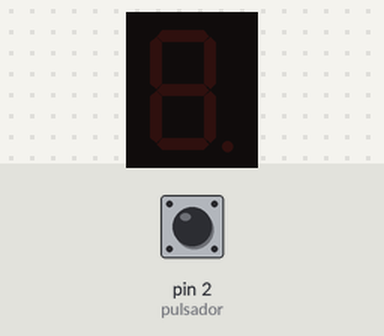
Simulated run of this sketch. Board: Arduino Mega 2560, built with avr-gcc and run on an emulated ATmega2560. Parts: 1-digit seven-segment display. Wiring (inferred from the names in the program): 1-digit 7-segment display, segments lit when HIGH: segments pin 25, pin 27, pin 31, pin 33, pin 37, pin 39, pin 43, pin 45. The test bench sets the inputs (shaded band); at power-on: pin 2 (pulsador) LOW. The segment pins are drawn as the display they are named for.

Above: at 2.8 s.
2.9 s: pin 2 (pulsador) pulled HIGH for 1.2 s
At 4.8 s:
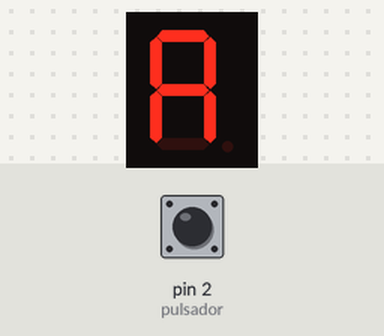
At 6.8 s:
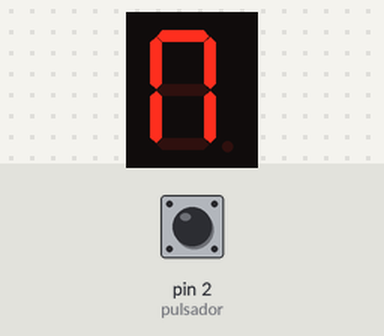
12.3 s: pin 2 (pulsador) pulled HIGH for 3.2 s
At 17.0 s:
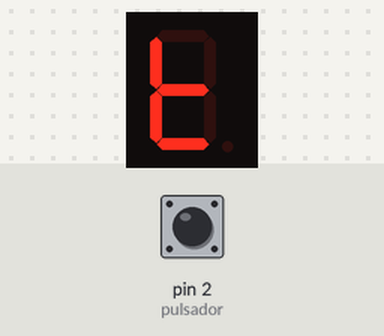
Timing chart, 0 to 18.5 s (numbered marks = the images above; inputs shaded):
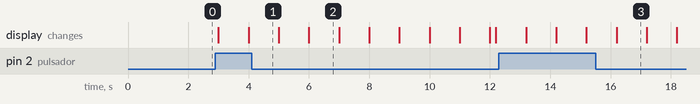

The sketch:

batman_con_pulsador.ino
```cpp
byte a = 25;
byte b = 27;
byte c = 31;
byte d = 33;
byte e = 37;
byte f = 39;
byte g = 43;
byte h = 45;
int t = 1000;
byte pulsador = 2;

void setup()
{
pinMode (pulsador,INPUT);
pinMode (a, OUTPUT);
pinMode (b, OUTPUT);
pinMode (c, OUTPUT);
pinMode (d, OUTPUT);
pinMode (e, OUTPUT);
pinMode (f, OUTPUT);
pinMode (g, OUTPUT);
pinMode (h, OUTPUT);
}
void loop()
{
   if (digitalRead (pulsador)== HIGH)
  {
  B();
  delay (t);
  A();
  delay (t);
  T();
  delay (t);
  M();
  delay (t);
  A();
  delay (t);
  N();
  delay (t);
  nada ();
  delay (t);
  dos();
  delay (t);
  cero();
  delay (t);
  nada();
  delay (200);
  cero();
  delay (t);
  uno();
  delay (t);
  }
else
  {
nada ();
delay(t);
  }

//------numeros-------

}
void nada ()
{
//numero "-"
 digitalWrite(a,0);
 digitalWrite(b,0);
 digitalWrite(c,0);
 digitalWrite(d,0);
 digitalWrite(e,0);
 digitalWrite(f,0);
 digitalWrite(g,0);
 digitalWrite(h,0);
}
void cero ()
{
//numero "0"
 digitalWrite(a,1);
 digitalWrite(b,1);
 digitalWrite(c,1);
 digitalWrite(d,1);
 digitalWrite(e,1);
 digitalWrite(f,1);
 digitalWrite(g,0);
 digitalWrite(h,0);
}

void uno ()
{
  //numero "1"
 digitalWrite(a,0);
 digitalWrite(b,1);
 digitalWrite(c,1);
 digitalWrite(d,0);
 digitalWrite(e,0);
 digitalWrite(f,0);
 digitalWrite(g,0);
 digitalWrite(h,0);
}

void dos  ()
{
   //numero "2"
 digitalWrite(a,1);
 digitalWrite(b,1);
 digitalWrite(c,0);
 digitalWrite(d,1);
 digitalWrite(e,1);
 digitalWrite(f,0);
 digitalWrite(g,1);
 digitalWrite(h,0);
}

void tres ()
{
 //numero "3"
 digitalWrite(a,1);
 digitalWrite(b,1);
 digitalWrite(c,1);
 digitalWrite(d,1);
 digitalWrite(e,0);
 digitalWrite(f,0);
 digitalWrite(g,1);
 digitalWrite(h,0);
}
void cuatro  ()
{
  //numero "4"
 digitalWrite(a,0);
 digitalWrite(b,1);
 digitalWrite(c,1);
 digitalWrite(d,0);
 digitalWrite(e,0);
 digitalWrite(f,1);
 digitalWrite(g,1);
 digitalWrite(h,0);
}
void cinco ()
{
   //numero "5"
 digitalWrite(a,1);
 digitalWrite(b,0);
 digitalWrite(c,1);
 digitalWrite(d,1);
 digitalWrite(e,0);
 digitalWrite(f,1);
 digitalWrite(g,1);
 digitalWrite(h,0);
}
void seis ()
{
  //numero "6"
 digitalWrite(a,1);
 digitalWrite(b,0);
 digitalWrite(c,1);
 digitalWrite(d,1);
 digitalWrite(e,1);
 digitalWrite(f,1);
 digitalWrite(g,1);
 digitalWrite(h,0);
}
void siete ()
{
   //numero "7"
 digitalWrite(a,1);
 digitalWrite(b,1);
 digitalWrite(c,1);
 digitalWrite(d,0);
 digitalWrite(e,0);
 digitalWrite(f,0);
 digitalWrite(g,0);
 digitalWrite(h,0);
}
void ocho  ()
{
   //numero "8"
 digitalWrite(a,1);
 digitalWrite(b,1);
 digitalWrite(c,1);
 digitalWrite(d,1);
 digitalWrite(e,1);
 digitalWrite(f,1);
 digitalWrite(g,1);
 digitalWrite(h,0);
}
void nueve  ()
{
   //numero "9"
 digitalWrite(a,1);
 digitalWrite(b,1);
 digitalWrite(c,1);
 digitalWrite(d,1);
 digitalWrite(e,0);
 digitalWrite(f,1);
 digitalWrite(g,1);
 digitalWrite(h,0);
}
void A ()
{
   //numero "9"
 digitalWrite(a,1);
 digitalWrite(b,1);
 digitalWrite(c,1);
 digitalWrite(d,0);
 digitalWrite(e,1);
 digitalWrite(f,1);
 digitalWrite(g,1);
 digitalWrite(h,0);
}
void B ()
{
   //numero "9"
 digitalWrite(a,0);
 digitalWrite(b,0);
 digitalWrite(c,1);
 digitalWrite(d,1);
 digitalWrite(e,1);
 digitalWrite(f,1);
 digitalWrite(g,1);
 digitalWrite(h,0);
}

void C ()
{
   //numero "9"
 digitalWrite(a,1);
 digitalWrite(b,0);
 digitalWrite(c,0);
 digitalWrite(d,1);
 digitalWrite(e,1);
 digitalWrite(f,1);
 digitalWrite(g,0);
 digitalWrite(h,0);
}

void D ()
{
   //numero "9"
 digitalWrite(a,0);
 digitalWrite(b,1);
 digitalWrite(c,1);
 digitalWrite(d,1);
 digitalWrite(e,1);
 digitalWrite(f,0);
 digitalWrite(g,1);
 digitalWrite(h,0);
}

void E ()
{
   //numero "9"
 digitalWrite(a,1);
 digitalWrite(b,0);
 digitalWrite(c,0);
 digitalWrite(d,1);
 digitalWrite(e,1);
 digitalWrite(f,1);
 digitalWrite(g,1);
 digitalWrite(h,0);
}

void FF ()
{
   //numero "9"
 digitalWrite(a,1);
 digitalWrite(b,0);
 digitalWrite(c,0);
 digitalWrite(d,0);
 digitalWrite(e,1);
 digitalWrite(f,1);
 digitalWrite(g,1);
 digitalWrite(h,0);
}

void G ()
{
   //numero "9"
 digitalWrite(a,1);
 digitalWrite(b,1);
 digitalWrite(c,1);
 digitalWrite(d,1);
 digitalWrite(e,0);
 digitalWrite(f,1);
 digitalWrite(g,1);
 digitalWrite(h,0);
}

void H ()
{
   //numero "9"
 digitalWrite(a,0);
 digitalWrite(b,1);
 digitalWrite(c,1);
 digitalWrite(d,0);
 digitalWrite(e,1);
 digitalWrite(f,1);
 digitalWrite(g,1);
 digitalWrite(h,0);
}

void I ()
{
   //numero "9"
 digitalWrite(a,1);
 digitalWrite(b,0);
 digitalWrite(c,0);
 digitalWrite(d,1);
 digitalWrite(e,1);
 digitalWrite(f,0);
 digitalWrite(g,0);
 digitalWrite(h,0);
}

void J ()
{
   //numero "9"
 digitalWrite(a,0);
 digitalWrite(b,1);
 digitalWrite(c,1);
 digitalWrite(d,1);
 digitalWrite(e,1);
 digitalWrite(f,0);
 digitalWrite(g,0);
 digitalWrite(h,0);
}
void K ()
{
   //numero "9"
 digitalWrite(a,0);
 digitalWrite(b,1);
 digitalWrite(c,0);
 digitalWrite(d,1);
 digitalWrite(e,1);
 digitalWrite(f,1);
 digitalWrite(g,0);
 digitalWrite(h,0);
}

void L ()
{
   //numero "9"
 digitalWrite(a,0);
 digitalWrite(b,0);
 digitalWrite(c,0);
 digitalWrite(d,1);
 digitalWrite(e,1);
 digitalWrite(f,1);
 digitalWrite(g,0);
 digitalWrite(h,0);
}

void M ()
{
   //numero "9"
 digitalWrite(a,1);
 digitalWrite(b,1);
 digitalWrite(c,1);
 digitalWrite(d,0);
 digitalWrite(e,1);
 digitalWrite(f,1);
 digitalWrite(g,0);
 digitalWrite(h,0);
}

void N ()
{
   //numero "9"
 digitalWrite(a,0);
 digitalWrite(b,0);
 digitalWrite(c,1);
 digitalWrite(d,0);
 digitalWrite(e,1);
 digitalWrite(f,0);
 digitalWrite(g,1);
 digitalWrite(h,0);
}
void NN ()
{
   //numero "9"
 digitalWrite(a,1);
 digitalWrite(b,0);
 digitalWrite(c,1);
 digitalWrite(d,0);
 digitalWrite(e,1);
 digitalWrite(f,0);
 digitalWrite(g,1);
 digitalWrite(h,0);
}
void O ()
{
   //numero "9"
 digitalWrite(a,1);
 digitalWrite(b,1);
 digitalWrite(c,1);
 digitalWrite(d,1);
 digitalWrite(e,1);
 digitalWrite(f,1);
 digitalWrite(g,0);
 digitalWrite(h,0);
}

void P ()
{
   //numero "9"
 digitalWrite(a,1);
 digitalWrite(b,1);
 digitalWrite(c,0);
 digitalWrite(d,0);
 digitalWrite(e,1);
 digitalWrite(f,1);
 digitalWrite(g,1);
 digitalWrite(h,0);
}

void Q ()
{
   //numero "9"
 digitalWrite(a,1);
 digitalWrite(b,1);
 digitalWrite(c,1);
 digitalWrite(d,0);
 digitalWrite(e,0);
 digitalWrite(f,1);
 digitalWrite(g,1);
 digitalWrite(h,0);
}

void R ()
{
   //numero "9"
 digitalWrite(a,0);
 digitalWrite(b,0);
 digitalWrite(c,0);
 digitalWrite(d,0);
 digitalWrite(e,1);
 digitalWrite(f,0);
 digitalWrite(g,1);
 digitalWrite(h,0);
}

void S ()
{
   //numero "9"
 digitalWrite(a,1);
 digitalWrite(b,0);
 digitalWrite(c,1);
 digitalWrite(d,1);
 digitalWrite(e,0);
 digitalWrite(f,1);
 digitalWrite(g,1);
 digitalWrite(h,0);
}

void T ()
{
   //numero "9"
 digitalWrite(a,0);
 digitalWrite(b,0);
 digitalWrite(c,0);
 digitalWrite(d,1);
 digitalWrite(e,1);
 digitalWrite(f,1);
 digitalWrite(g,1);
 digitalWrite(h,0);
}

void U ()
{
   //numero "9"
 digitalWrite(a,0);
 digitalWrite(b,0);
 digitalWrite(c,1);
 digitalWrite(d,1);
 digitalWrite(e,1);
 digitalWrite(f,0);
 digitalWrite(g,0);
 digitalWrite(h,0);
}

void V ()
{
   //numero "9"
 digitalWrite(a,0);
 digitalWrite(b,1);
 digitalWrite(c,1);
 digitalWrite(d,1);
 digitalWrite(e,1);
 digitalWrite(f,1);
 digitalWrite(g,0);
 digitalWrite(h,0);
}

void W ()
{
   //numero "9"
 digitalWrite(a,1);
 digitalWrite(b,0);
 digitalWrite(c,1);
 digitalWrite(d,1);
 digitalWrite(e,1);
 digitalWrite(f,0);
 digitalWrite(g,0);
 digitalWrite(h,0);
}

void X ()
{
   //numero "9"
 digitalWrite(a,0);
 digitalWrite(b,0);
 digitalWrite(c,0);
 digitalWrite(d,0);
 digitalWrite(e,1);
 digitalWrite(f,1);
 digitalWrite(g,1);
 digitalWrite(h,0);
}

void Y ()
{
   //numero "9"
 digitalWrite(a,0);
 digitalWrite(b,1);
 digitalWrite(c,1);
 digitalWrite(d,1);
 digitalWrite(e,0);
 digitalWrite(f,1);
 digitalWrite(g,1);
 digitalWrite(h,0);
}

void Z ()
{
   //numero "9"
 digitalWrite(a,1);
 digitalWrite(b,0);
 digitalWrite(c,0);
 digitalWrite(d,1);
 digitalWrite(e,0);
 digitalWrite(f,0);
 digitalWrite(g,1);
 digitalWrite(h,0);
}
```

Measured:
- after the input at 2.9 s, the display: first changes after 0.10 s (image 1 shows a later state)
- what the display in image 2 shows lasts 1.0 s, from 6.0 s to 7.0 s
